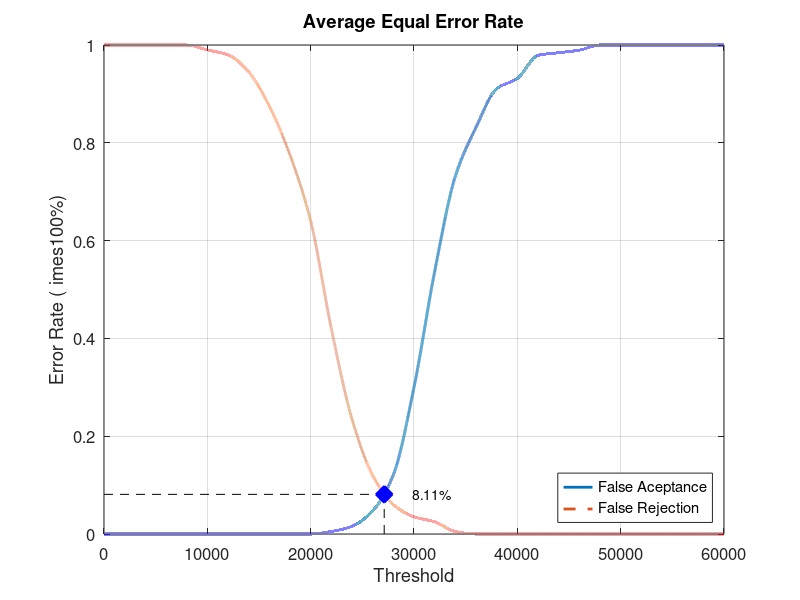
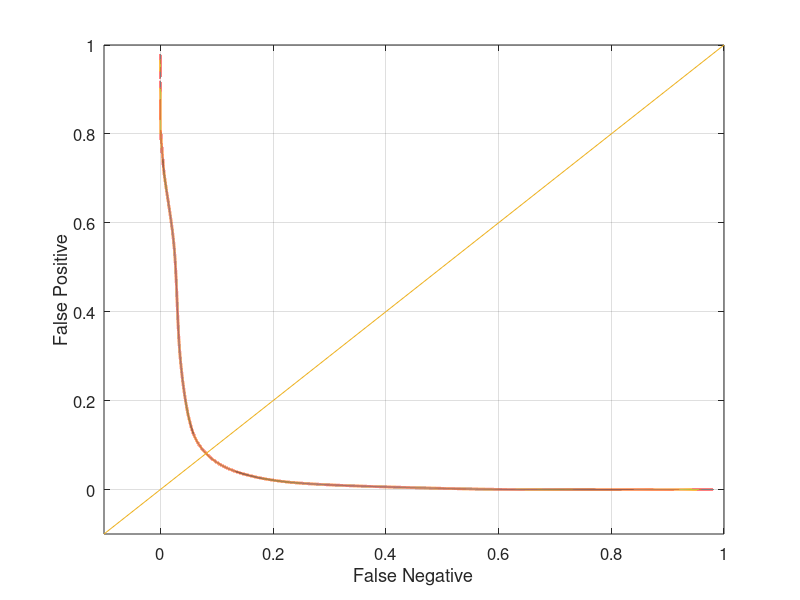

Write MATLAB code to recreate these figures, in order.
close all;
clear;
clc;
x = 0:2000:60000;
xq = 0:0.5:60000;

y0 = [0 0 0 0 0 0 0 0 0 0 0 0.00526316 0.0157895 0.0473684 0.121053 0.3 0.536842 0.731579 0.831579 0.910526 0.931579 0.978947 0.984211 0.989474 1 1 1 1 1 1 1]
yy0 = interp1(x, y0, xq, 'pchip');
y1 = [1 1 1 1 1 0.99 0.98 0.945 0.875 0.775 0.64 0.42 0.235 0.12 0.06 0.035 0.025 0.005 0 0 0 0 0 0 0 0 0 0 0 0 0]
yy1 = interp1(x, y1, xq, 'pchip');

% Calculating EER: 
y2 = abs(y0 - y1);
find(y2 == min(y2))
yy2 = abs(yy0 - yy1);
xEER = find(yy2 == min(yy2));
xEERIndex = xq(xEER) % X-axis EER
yEER = yy0(xEER) % Y-axis EER

main = figure
plot(xq, yy0,'-','LineWidth', 2);	hold on
plot(xq, yy1,'--','LineWidth', 2);	hold on
plot([xEERIndex xEERIndex], [0 yEER], 'k--');	hold on
plot([0 xEERIndex], [yEER yEER], 'k--');	hold on
plot(xEERIndex, yEER, 'bx', 'LineWidth', 10);	hold on
text(xEERIndex + 10 * xEERIndex / 100, yEER, [num2str(round((10000 * yEER)) / 100) '%'])
legend('False Aceptance', 'False Rejection', 'Location', 'SouthEast')
xlabel('Threshold')
ylabel('Error Rate (	imes100%)')
title('Average Equal Error Rate')
set(gca, 'FontSize', 12)
axis([0 60000 0 1])
grid on

print(main, 'Database4_1Main', '-dpng');
FNRxFPR = figure('Color', [1 1 1]);
plot(yy1, yy0, '-', yy1, yy0, 'LineWidth', 2);
hold on
y = -0.1:0.1:1
plot(y, y); 
set(gca, 'FontSize', 12)
xlabel('False Negative')
ylabel('False Positive')
axis([-0.1 1 -0.1 1])
set(gca, 'FontSize', 12)
grid on

print(FNRxFPR, 'Database4_1FNRxFPR','-dpng');
